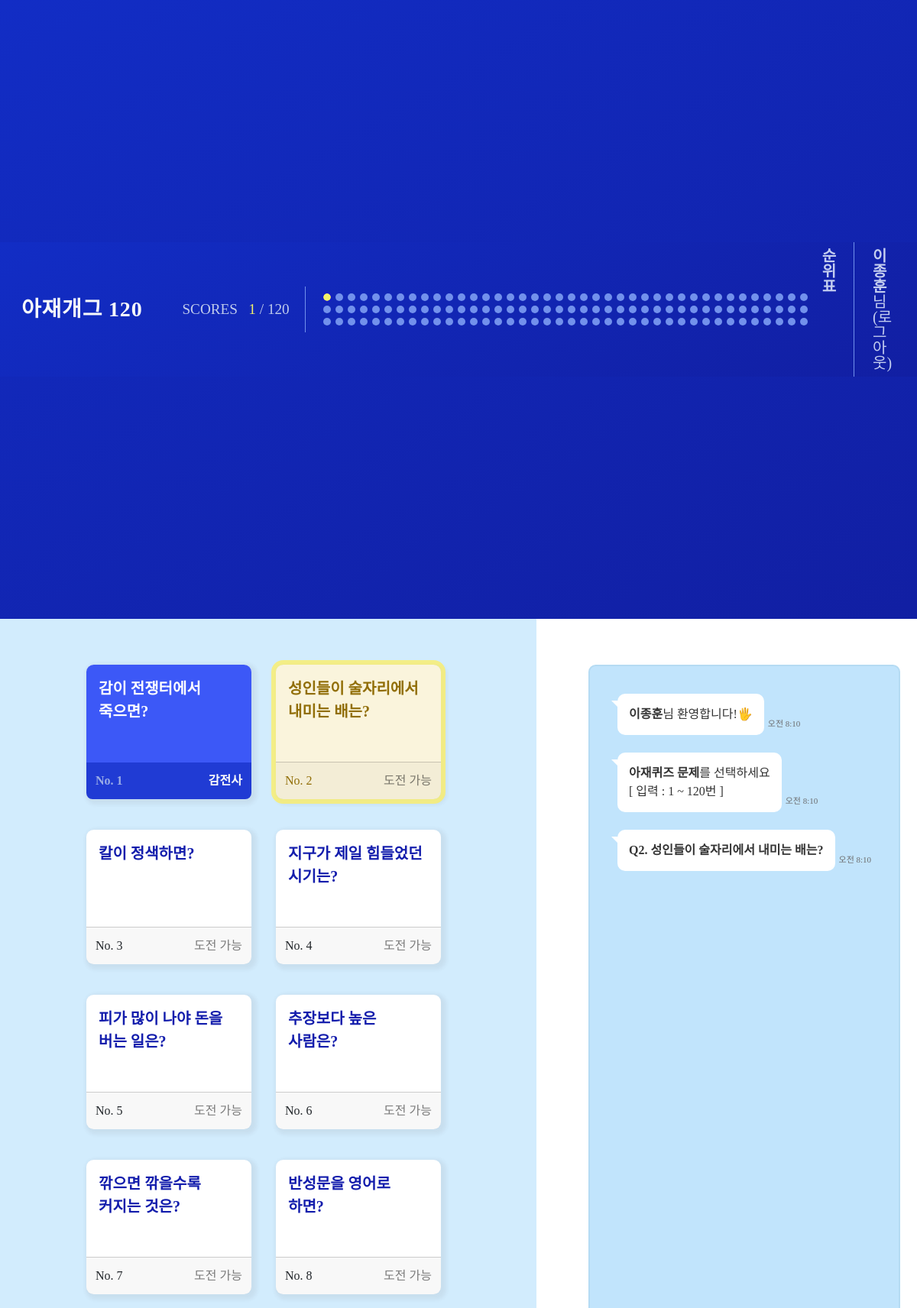
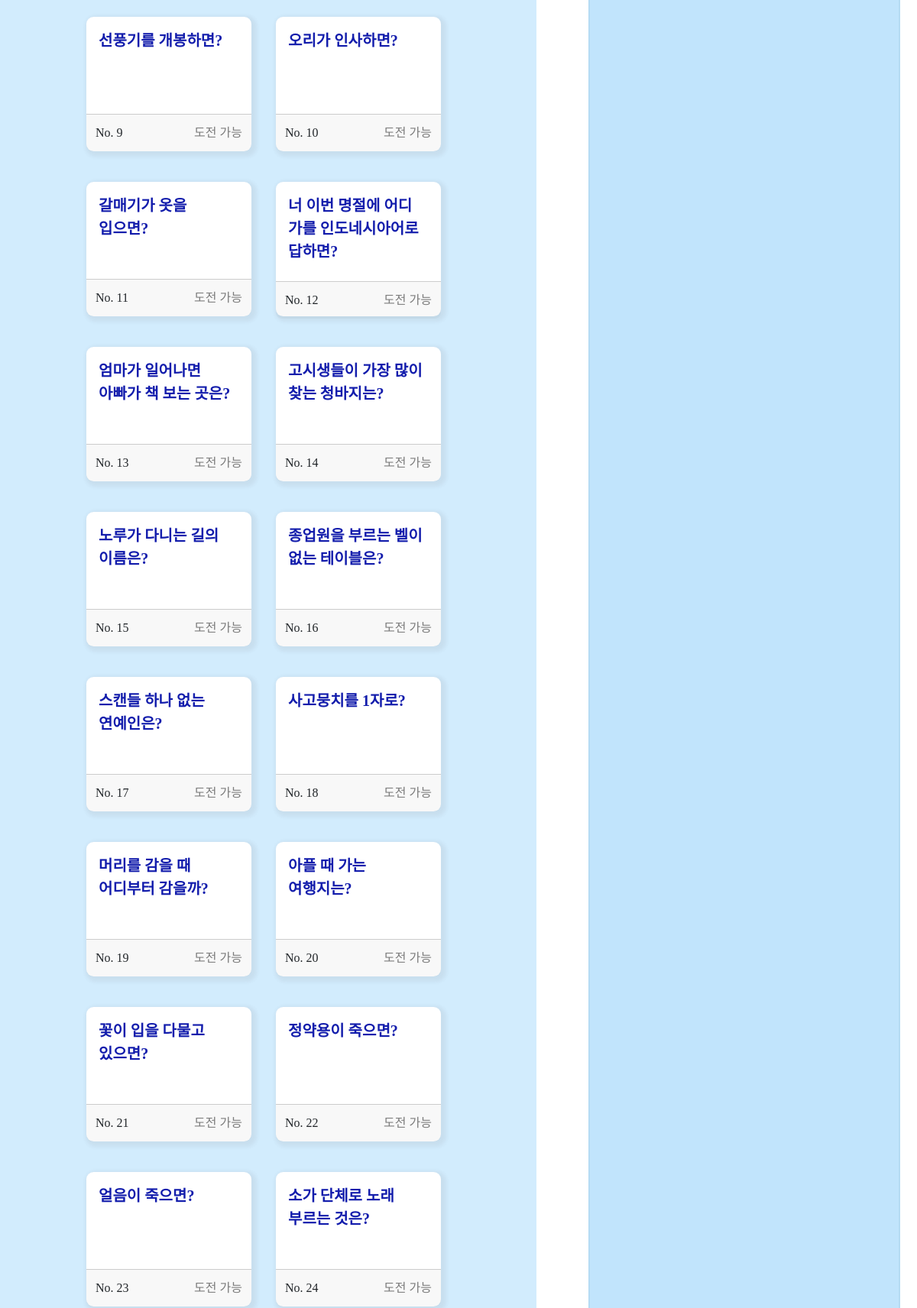
The page /status/show/ (signed in, upper part) on the database its author committed (2 pictures, top to bottom).
### homepage/models.py (models this page shows, shortened)
class Users(db.Model):
    __tablename__ = 'users'
    id = db.Column(db.Integer, primary_key=True)
    username = db.Column(db.String(50), unique=True, nullable=False)
    password = db.Column(db.String(200), nullable=False)
    email = db.Column(db.String(120), unique=True, nullable=False)
    comment = db.Column(db.String(20), nullable=True)

class azquiz(db.Model):
    id = db.Column(db.Integer, primary_key=True)
    quiz = db.Column(db.String(150), nullable=False)
    answer = db.Column(db.String(50), nullable=False)
    hint = db.Column(db.String(50), nullable=False)

### homepage/views/status_views.py (the view)
@bp.route('/show/', methods=('GET', 'POST'))
@login_required
def show():
    solved_quiz_ids = solvedCount()
    quizs = azquiz.query
    return render_template('status.html', quizs=quizs, solved_quiz_ids=solved_quiz_ids)

### homepage/views/auth_views.py (called while the page is built)
@bp.before_app_request
def load_logged_in_user():
    user_id = session.get('user_id')
    if user_id is None:
        g.user = None
    else:
        g.user = Users.query.get(user_id)

def login_required(view):
    @functools.wraps(view)
    def wrapped_view(*args, **kwargs):
        if g.user is None:
            _next = request.url if request.method == 'GET' else ''
            return redirect(url_for('auth.login', next=_next))
        return view(*args, **kwargs)
    return wrapped_view

### homepage/views/status_views.py (called while the page is built)
def solvedCount():
    solved = Solved.query.filter_by(user_id=g.user.id).all()
    solved_quiz_ids = []
    for solve in solved:
        solved_quiz_ids.append(solve.quiz_id)
    return solved_quiz_ids

### homepage/templates/status.html (shortened to what this page needs)
{% extends 'base.html' %}
{% block content %}
<link rel="stylesheet" href="{{ url_for('static', filename='reset.min.css') }}" />
<div class="container-fruid whole_wrap" id="whole_wrap_div">
    <div class="row">
        <div class="col-sm-7 quiz_wrap">
            <div class="d-flex flex-wrap justify-content-center align-items-start mx-3 my-4 p-3 mobile-quiz">
                {% for quiz in quizs %}
                <div class="my-1 quizBoxSelect" id="{{ loop.index }}">
                    <div class="col-10 card azcard m-3" id="quizbox{{ loop.index }}">
                        {% if quiz.id in solved_quiz_ids %}
                        <div class="card-body text-quiz quizsuccess-top">
                            <h5 class="card-title fs-5 text fw-bold lh-base quizsuccess-text"
                                style="word-break:keep-all" id="quiz{{ quiz.id }}">{{ quiz.quiz }}</h5>
                        </div>
                        <div class="container card-footer quizsuccess">
                            <div class="row">
                                <span class="col-5 p-2 fs-6 fw-bold quizsuccess-number">No. {{ quiz.id }}</span>
                                <span class="col-7 text-end p-2 text-light fw-bold">
                                    {{ quiz.answer }}
                                </span>
                            </div>
                        </div>
                        {% else %}
                        <div class="card-body text-quiz" id="quizCardBody{{ quiz.id }}">
                            <h5 class="card-title fs-5 text fw-bold lh-base" style="word-break: keep-all"
                                id="quiz{{ quiz.id }}">{{ quiz.quiz }}</h5>
                        </div>
                        <div class="container card-footer" id="unSolvedDiv{{ quiz.id }}">
                            <div class="row">
                                <span class="col-5 p-2 fs-6" id="unSolvedSpanQuizId{{ quiz.id }}">No. {{quiz.id}}</span>
                                <span class="col-7 text-end p-2 text-black-50" id="unSolvedSpan{{ quiz.id }}">
                                    도전 가능
                                </span>
                            </div>
                        </div>
                        {% endif %}
                    </div>
                </div>
                {% endfor %}
            </div>
        </div>
        <div class="col-lg-5 chat_wrap">
            <div class="chat">
                <div class="inner mobile-display-none">
                </div>
            </div>
        </div>
    </div>
</div>
{% endblock %}

### homepage/templates/base.html (shortened to what this page needs)
<head>
    <link rel="stylesheet" href="{{ url_for('static', filename='bootstrap.min.css') }}">
    <link rel="stylesheet" href="{{ url_for('static', filename='reset.min.css') }}" />
    <link rel="stylesheet" href="{{ url_for('static', filename='style.css') }}">
</head>
<body id="body">
{% include "navbar.html" %}
{% block content %}
{% endblock %}
</body>
</html>

### homepage/templates/navbar.html (shortened to what this page needs)
<nav class="navbar navbar-expand-lg navbar-light nav-gradient-background navbar-sticky" id="navbar">
    <div class="container-fluid nav-gradient-background" id="navbar-container">
        <a class="navbar-brand text-light fw-bold px-3 fs-3 nav-font nav-line-height"
            href="{{ url_for('main.index') }}">아재개그&nbsp;120</a>
        {% if g.user and not all_user_data %}
        <div class="scores">
            <div class="scores-text">
                <h2>SCORES&nbsp;&nbsp;&nbsp;<b id="solvedCountNumber" class="scores-number">{{ solved_quiz_ids|length
                        }}</b>&nbsp;/&nbsp;120</h2>
            </div>
            <div class="scores-circles">
                {% for i in range(1, 4) %}
                <ul class="circles">
                    {% for j in range(40*(i-1)+1, 40*(i-1)+41) %}
                        {% if j in solved_quiz_ids %}
                        <li class="circle-solved" id="score{{ j }}"></li>
                        {% else %}
                        <li class="circle" id="score{{ j }}"></li>
                        {% endif %}
                    {% endfor %}
                </ul>
                {% endfor %}
            </div>
        </div>
        {% endif %}
        {% if g.user %}
        <div class="collapse navbar-collapse justify-content-end px-2 fs-5" id="navbarSupportedContent"
            style="flex-grow:0;">
            <ul class="navbar-nav me-3">
                <li class="nav-item me-3 nav-rank">
                    <a class="nav-link text-nav" href="{{ url_for('rank.rank') }}"><b class="fw-bold">순위표</b></a>
                </li>
                <li class="nav-item">
                    <a class="nav-link text-nav" href="{{ url_for('auth.logout') }}"><b class="fw-bold">{{
                            g.user.username }}</b>님 (로그아웃)</a>
                </li>
            </ul>
                {% endif %}
            </div>
        </div>
</nav>

### homepage/static/style.css (style rules this page uses)
html, body { scroll-behavior: smooth; }
.scores-number { color: #f3f169; }
.scores-text { padding: 20px; font-family: 'EliceDigitalBaeum_Bold'; color: #c0ccec; font-size: 1.2em; border-right: 0.5px solid #7291ec; margin-right: 20px; }
.scores-circles { display: flex; flex-direction: column; align-items: center; }
.circles { display: flex; flex-wrap: nowrap; justify-content: center; align-items: center; }
.nav-font { font-family: 'EliceDigitalBaeum_Bold'; letter-spacing: 0.05rem; }
.nav-line-height { line-height: 1.5; }
.text-quiz { color: #131dac; }
.nav-gradient-background { background: linear-gradient(-30deg, #121b9c, #1622ce, #111a97, #122dc5); background-size: 400% 400%; animation: gradient 8s ease infinite; }
.card-footer:last-child { border-radius: 0 0 0.5rem 0.5rem; }
.selected_quiz { color: #916e07; background-color: #faf4dc; outline: solid 6px rgb(255, 239, 97, 0.75); }
.quizsuccess-top { transition: background-color 0.5s ease-in-out; background-color: #3c58f7; border-top-left-radius: 0.6rem; border-top-right-radius: 0.6rem; }
.quizsuccess-top .quizsuccess-text { transition: color 0.5s ease-in-out; color: #FFFFFF !important; }
.quizsuccess-number { transition: color 0.5s ease-in-out; color: #9aace7 !important; }
.quizsuccess { transition: background-color 0.5s ease-in-out; background-color: #203bd4; border-top: 0; }
.quizBoxSelect { opacity: 1; }
.text-nav { color: #c4cef0 !important; }

### rows shown on the page
Users: user.username "이종훈"
azquiz: quiz "감이 전쟁터에서 죽으면?", id "1", answer "감전사"
azquiz: quiz "성인들이 술자리에서 내미는 배는?", id "2"
azquiz: quiz "칼이 정색하면?", id "3"
azquiz: quiz "지구가 제일 힘들었던 시기는?", id "4"
azquiz: quiz "피가 많이 나야 돈을 버는 일은?", id "5"
azquiz: quiz "추장보다 높은 사람은?", id "6"
azquiz: quiz "깎으면 깎을수록 커지는 것은?", id "7"
azquiz: quiz "반성문을 영어로 하면?", id "8"
azquiz: quiz "선풍기를 개봉하면?", id "9"
azquiz: quiz "오리가 인사하면?", id "10"
azquiz: quiz "갈매기가 옷을 입으면?", id "11"
azquiz: quiz "너 이번 명절에 어디 가를 인도네시아어로 답하면?", id "12"
azquiz: quiz "엄마가 일어나면 아빠가 책 보는 곳은?", id "13"
azquiz: quiz "고시생들이 가장 많이 찾는 청바지는?", id "14"
azquiz: quiz "노루가 다니는 길의 이름은?", id "15"
azquiz: quiz "종업원을 부르는 벨이 없는 테이블은?", id "16"
azquiz: quiz "스캔들 하나 없는 연예인은?", id "17"
azquiz: quiz "사고뭉치를 1자로?", id "18"
azquiz: quiz "머리를 감을 때 어디부터 감을까?", id "19"
azquiz: quiz "아플 때 가는 여행지는?", id "20"
azquiz: quiz "꽃이 입을 다물고 있으면?", id "21"
azquiz: quiz "정약용이 죽으면?", id "22"
azquiz: quiz "얼음이 죽으면?", id "23"
azquiz: quiz "소가 단체로 노래 부르는 것은?", id "24"

### other values the page prints
{{ solved_quiz_ids|length }} "1"
